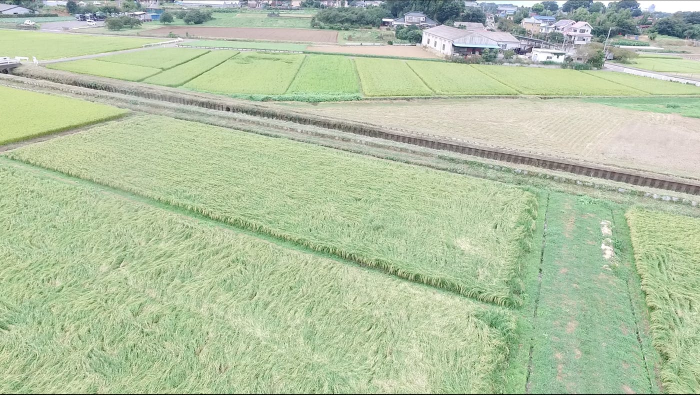
#> input picture data/qiita_fb7e4fc508936009b738.jpeg, 1400 x 789 px (shown at 1/2 size)
$ jupyter execute qiita_fb7e4fc508936009b738.ipynb   (shell and % lines are left out)
#> lines starting #> are read from the running program, lines starting #| are printed output that depends on the picture; after the words box and inside, x2 and y2 are one past the last pixel; in counts of white or black regions, pixels touching at a corner belong together
[cell 1]
import cv2
import matplotlib.pyplot as plt
import numpy as np

def fix_distortion():
    # 画像を読み込む
    img = cv2.imread('./data/qiita_fb7e4fc508936009b738.jpeg')
#> img is the input picture: shape (789, 1400, 3); mean B, G, R 164.1, 195.6, 179.7

    # 画像の横と縦の長さを切り出す
    rows,cols,ch = img.shape
#> rows = 789; cols = 1400; ch = 3

    # 画像の座標上から4角を切り出す
    pts1 = np.float32([[320,236],[1104,402],[12,332],[1053,640]])
    pts2 = np.float32([[0,0],[1250,0],[0,500],[1250,500]])

    # 透視変換の行列を求める
    M = cv2.getPerspectiveTransform(pts1,pts2)

    # 変換行列を用いて画像の透視変換
    rst = cv2.warpPerspective(img,M,(1250,500))
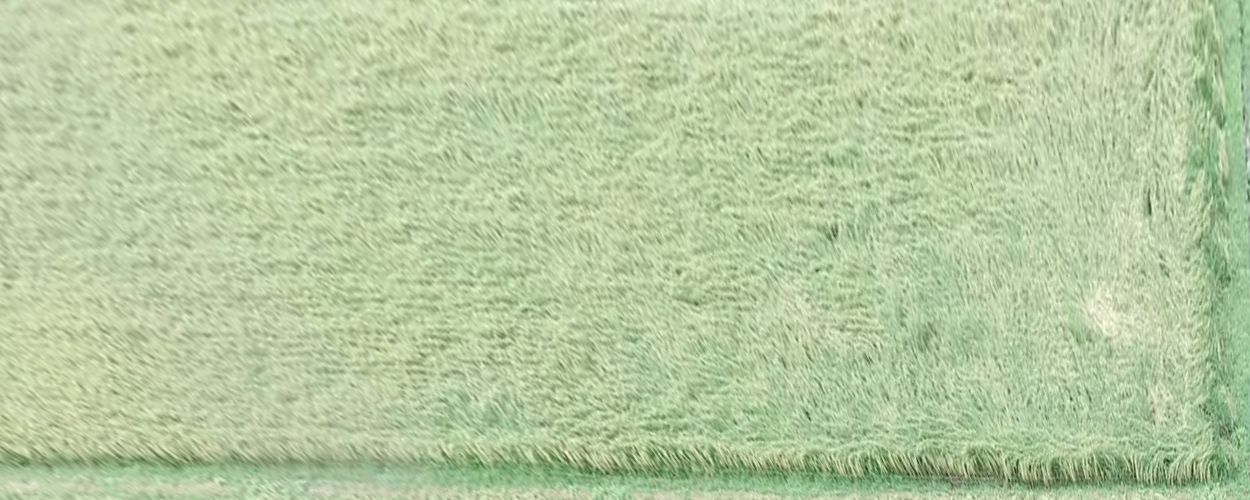
#> rst: shape (500, 1250, 3); mean B, G, R 161.3, 202.9, 183.4
    # 透視変換後の画像を保存
    cv2.imwrite('./data/wwwwwwwwwww.png',rst)


def extract_color (src,h_th_low,h_th_up,s_th,v_th):
    # HSV変換
#> called with h_th_low = 0, h_th_up = 178, s_th = 50, v_th = 0
    hsv = cv2.cvtColor(src, cv2.COLOR_BGR2HSV)
#> hsv: shape (500, 1250, 3); mean H, S, V 44, 53, 202.9
    h,s,v = cv2.split(hsv)
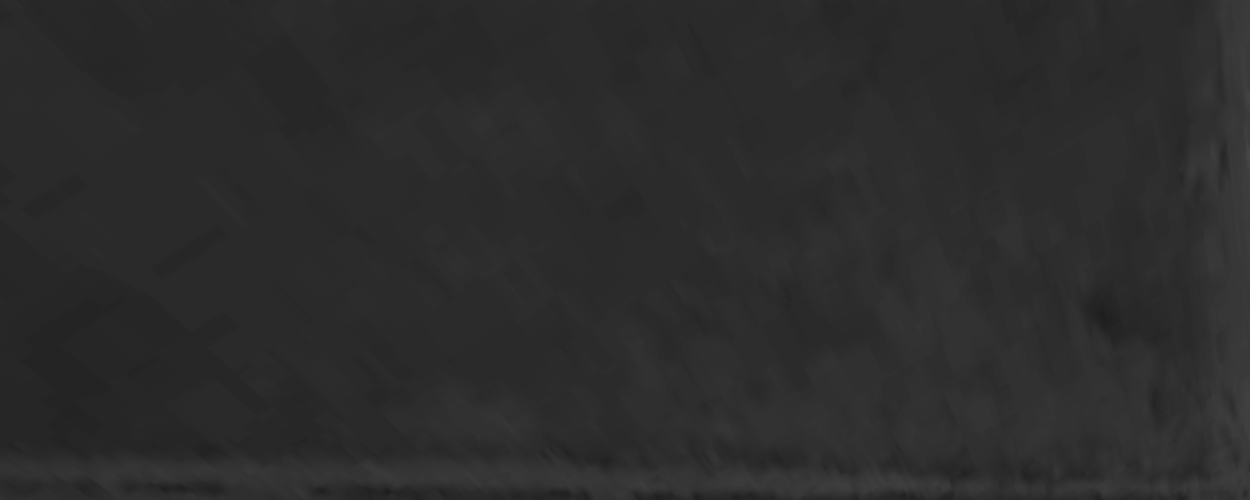
#> h: shape (500, 1250); min 30, max 71, mean 44
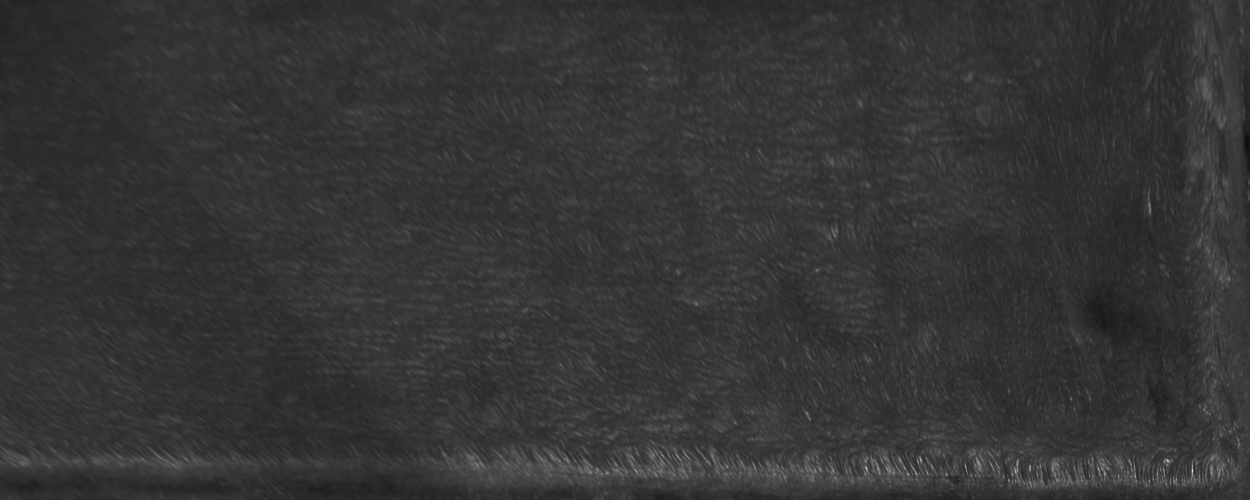
#> s: shape (500, 1250); min 12, max 248, mean 53
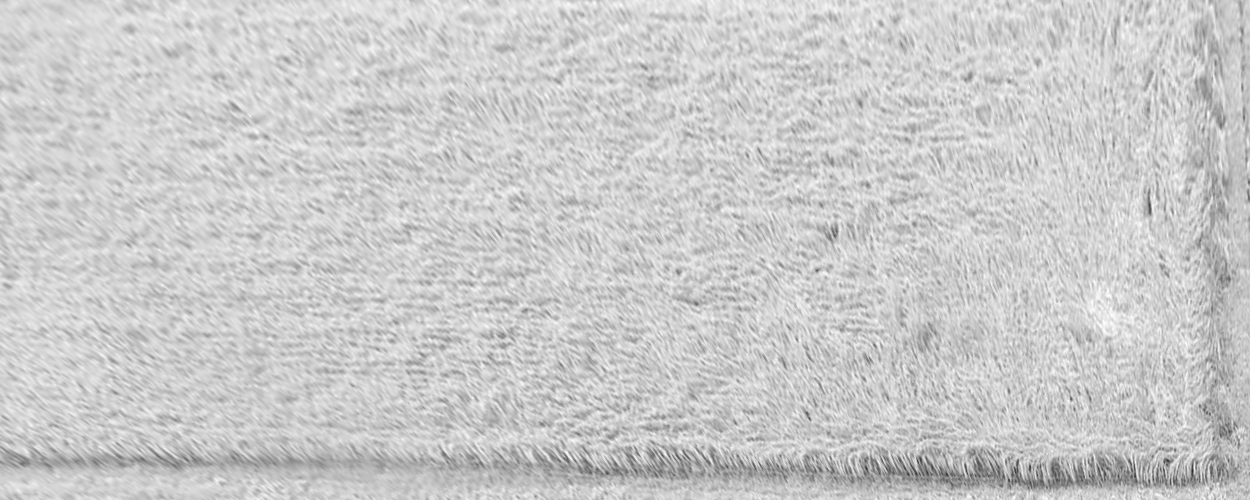
#> v: shape (500, 1250); min 39, max 255, mean 202.9


    # 色相の赤における0°と360°を調整
    if h_th_low > h_th_up:
        ret,h_dst_1 = cv2.threshold(h,h_th_low,255,cv2.THRESH_BINARY)
        ret,h_dst_2 = cv2.threshold(h,h_th_up,255,cv2.THRESH_BINARY_INV)

        # BINARYとBINARY_INVのどちらかをとる
        dst = cv2.bitwise_or(h_dst_1,h_dst_2)

    else:
        # 赤以外はそのまま適用する
        ret,dst = cv2.threshold(h,h_th_low,255,cv2.THRESH_TOZERO)
#> ret = 0
        ret,dst = cv2.threshold(dst,h_th_up,255,cv2.THRESH_TOZERO_INV)
#> ret = 178

        ret,dst = cv2.threshold(dst,0,255,cv2.THRESH_BINARY)
#> dst: shape (500, 1250); every value is 255

        # S(明度)とV(彩度)についても同様の場合分けを行う
        ret, s_dst = cv2.threshold(s, s_th, 255, cv2.THRESH_BINARY)
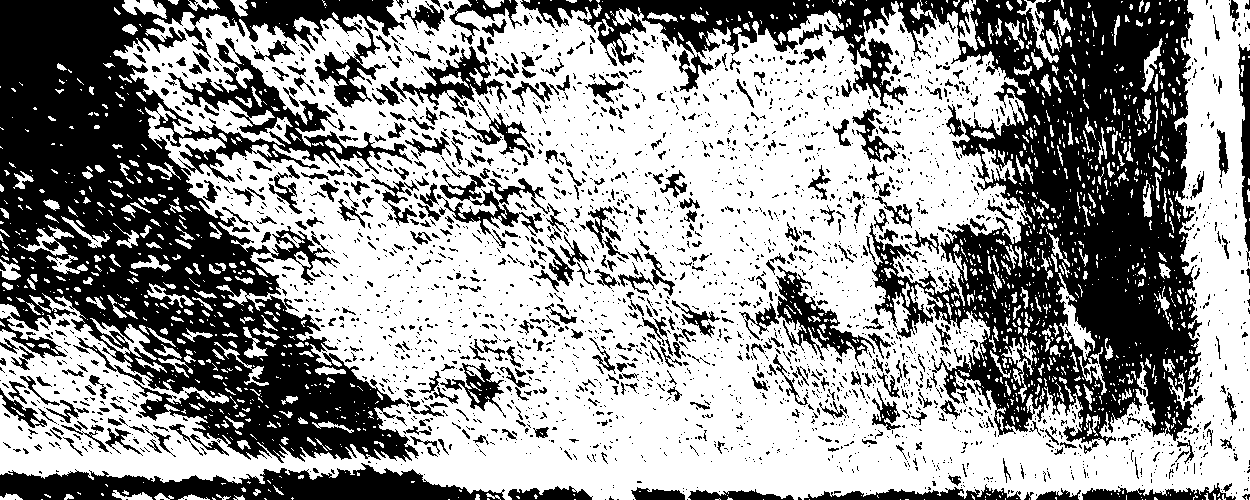
#> s_dst: shape (500, 1250); 59.1% white; 2865 black regions (2352 under 20 px), largest, box (x1, y1, x2, y2) and area: (0, 0, 419, 463) 92131, (866, 0, 1203, 446) 75314, (520, 0, 970, 108) 13945
#> ret = 50
        ret, v_dst = cv2.threshold(v, v_th, 255, cv2.THRESH_BINARY)
#> ret = 0

        dst = cv2.bitwise_and(dst, s_dst)
        dst = cv2.bitwise_and(dst, v_dst)

        return dst


if __name__ == '__main__':
    # fix_distortionメソッド実行
    fix_distortion()

    # 生成された画像を読み込み
    right_image = cv2.imread('./data/wwwwwwwwwww.png')

    # 緑色だけを抽出
    green_image = extract_color(right_image,0,178,50,0)

    # 緑色を抽出後の画像を読み込み
    m = cv2.countNonZero(green_image)
#> m = 369293
    h, w = green_image.shape
#> h = 500; w = 1250

    # 画像の面積と緑色の割合を計算
    per = round(100*float(m)/(w * h),1)
#> per = 59.1

    # 計算結果を表示
    print("Moment[px]:",m)
#| Moment[px]: 369293
    print("Percent[%]:", per)
#| Percent[%]: 59.1

    # 最終的な画像を表示、保存
    cv2.imshow("Mask",green_image)
    cv2.imwrite('./sources/agri.png',green_image)
    cv2.waitKey(0)

    # 全てのウィンドウを閉じる
    cv2.destroyAllWindows()
